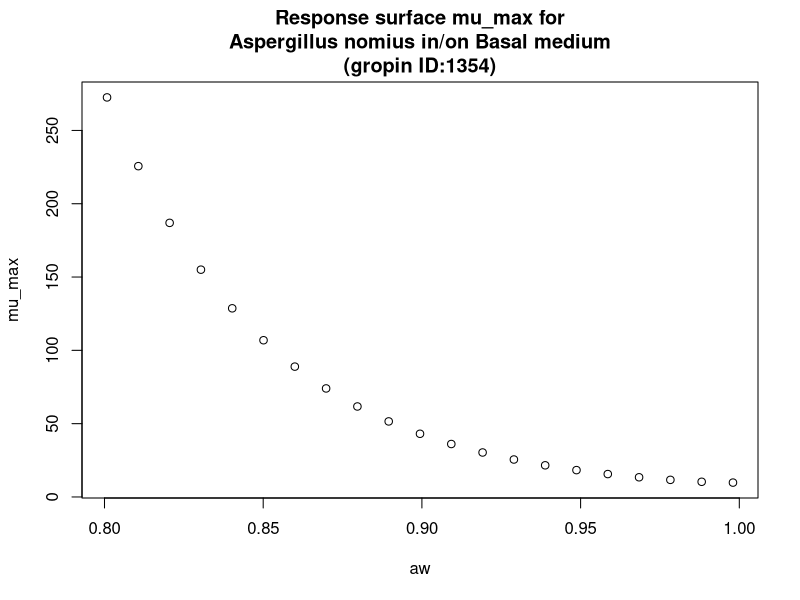

The R source for this figure:
#############################
# start of Parameter script
#############################
aw <- seq(0.8008,0.998001998001998,length.out=21)
#############################
# end of Parameter script
#############################
############################# 
# start of Model script Gropin ID 1354 
#############################
 
# constant coefficients for this model
 
variables <- data.frame(aw)
argumentsPar <- expand.grid(variables)
 
# heart of the model
response_surface <- function(aw) {
   mumax <-exp(2.351-2.531*sqrt(1-aw)+22.02*(sqrt(1-aw))^2)

return(mumax=mumax)
} 

# output parameters
mumax <- cbind(argumentsPar,response_surface(argumentsPar['aw']))
colnames(mumax) <- c(colnames(argumentsPar),'mumax')
#############################
# End of Model script
#############################
############################# 
# start of Visualisation script Gropin ID 1354 
#############################
plot(aw,mumax$mumax,
                          xlab='aw',
                          ylab='mu_max',main='Response surface mu_max for
Aspergillus nomius in/on Basal medium
(gropin ID:1354)')
#############################
# End of Visualisation script
#############################
